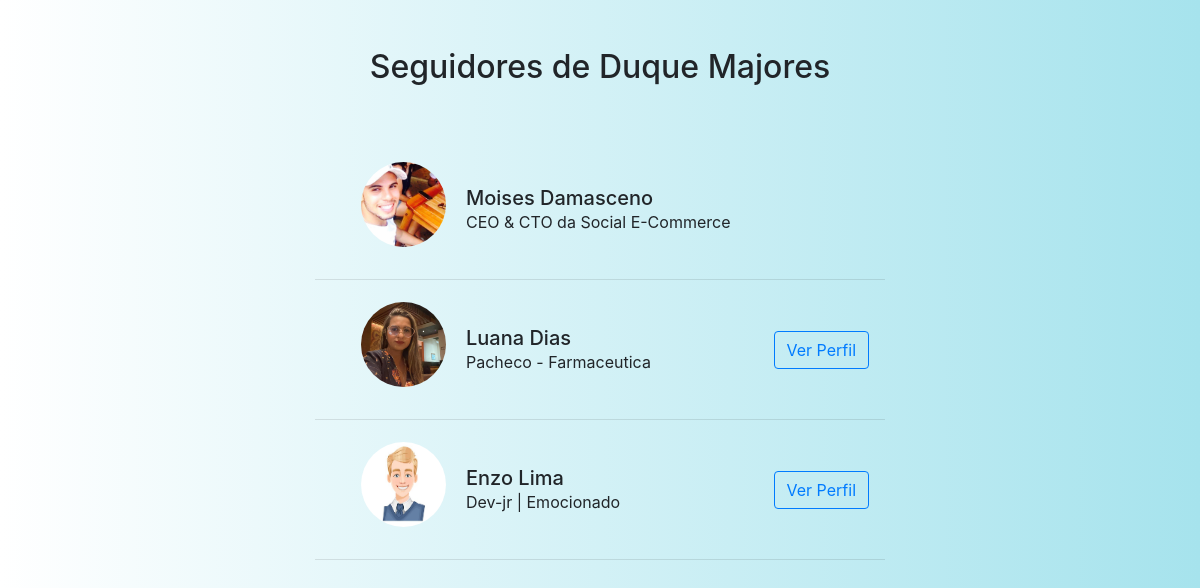
Screenshot of /seguidores/2/ (signed in) with the database file from the repository.
### app/models.py (models this page shows, shortened)
class User(UserMixin, db.Model):
    id = db.Column(db.Integer, primary_key=True)
    nome = db.Column(db.String(150))
    sobreNome = db.Column(db.String(150))
    status = db.Column(db.String(150))
    cpf_cnpj = db.Column(db.String(20), nullable=False, unique=True)
    email = db.Column(db.String(150), unique=True)
    senha = db.Column(db.String(150))
    imagem = db.Column(db.String(150), default='default.png')
    cor_fundo = db.Column(db.String(255), default='background-image: linear-gradient(to right, #fff, #a6e3ed);')
    notificacoes = db.relationship('Notificacao', backref='usuario', lazy='dynamic')
    seguindo = db.relationship(
        'User', secondary=followers,
        primaryjoin=(followers.c.follower_id == id),
        secondaryjoin=(followers.c.followed_id == id),
        backref=db.backref('seguidores', lazy='dynamic'),
        lazy='dynamic'
    )
    notificacoes = db.relationship('Notificacao', backref='dono', lazy='dynamic')
    last_seen = db.Column(db.DateTime, default=datetime.utcnow)

### app/views.py (the view)
@app.route('/seguidores/<int:user_id>/', endpoint='seguidores')
@login_required
def seguidores(user_id):
    usuario = User.query.get_or_404(user_id)
    seguidores = usuario.seguidores  # lista de objetos de usuários
    ids_que_eu_sigo = [u.id for u in current_user.seguindo]  # lista de IDs
    obj = {
        'cor_fundo': None
    }
    return render_template('seguidores.html', usuario=usuario,seguidores=seguidores, ids_que_eu_sigo=ids_que_eu_sigo, obj=obj)

### app/__init__.py (called while the page is built)
@login_manager.user_loader
def load_user(user_id):
    return User.query.get(int(user_id))

### app/views.py (called while the page is built)
@app.before_request
def update_last_seen():
    if current_user.is_authenticated:
        current_user.last_seen = datetime.utcnow()
        db.session.commit()

### app/templates/seguidores.html (shortened to what this page needs)
{% extends 'base.html' %}
{% block styles %}
<link rel="stylesheet" href="{{ url_for('static', filename='css/index.css') }}">
<link rel="stylesheet" href="{{ url_for('static', filename='css/seguidores.css') }}">
{% endblock %}
{% block content %}
<div id="corpo_seguidores" class="container mt-5">
    <h2>Seguidores de {{ usuario.nome }} {{ usuario.sobreNome }}</h2>
    {% if not seguidores %}
        <p>Este usuário ainda não possui seguidores.</p>
    {% else %}
        {% for seguidor in seguidores %}
        <div class="container mb-3 p-3 d-flex flex-row align-items-center justify-content-between">
            <div id="info_card_seguidores" class="d-flex align-items-center">
                <img
                    class="rounded-circle me-3"
                    src="{{ url_for('static', filename='imagens/' + seguidor.imagem) }}"
                    alt="Foto de perfil"
                    width="50"
                    height="50"
                >
                <div id="info_seguidores">
                    <h5 class="mb-0">{{ seguidor.nome }} {{ seguidor.sobreNome }}</h5>
                    <p class="mb-0">{{ seguidor.status }}</p>
                </div>
            </div>
            {% if seguidor.id != current_user.id %}
                {% if seguidor.id not in ids_que_eu_sigo %}
                    <button class="btn btn-success seguir-btn" data-id="{{ seguidor.id }}">Seguir</button>
                {% else %}
                    <a href="{{ url_for('home', id=seguidor.id) }}" class="btn btn-outline-primary">Ver Perfil</a>
                {% endif %}
            {% endif %}
        </div>
        <hr>
        {% endfor %}
    {% endif %}
</div>
{% endblock %}

### app/static/css/index.css (style rules this page uses)
#body { background-image: linear-gradient(to right, #fff, #a6e3ed ); height: 100vh; }

### app/static/css/seguidores.css (style rules this page uses)
#corpo_seguidores { height: 100vh; width: 600px; margin: 0 auto; }
#corpo_seguidores h2 { margin-bottom: 70px; text-align: center; }
#corpo_seguidores img { width: 85px; height: 85px; margin-left: 30px; margin-right: 20px; margin-top: -10px; }

### rows the page displays
User: nome "Duque", sobreNome "Majores"
User: imagem (picture), nome "Moises", sobreNome "Damasceno", status "CEO & CTO da Social E-Commerce"
User: imagem (picture), nome "Luana", sobreNome "Dias", status "Pacheco - Farmaceutica"
User: imagem (picture), nome "Enzo", sobreNome "Lima", status "Dev-jr | Emocionado"
